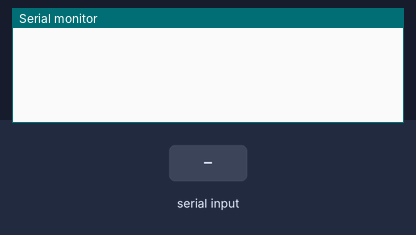
Bench run of a sketch on a simulated Arduino Uno, built with avr-gcc and run on an emulated ATmega328P. Shown: the last lines printed to the serial monitor. The inputs (shaded band) are chosen by the test bench. No radio packets arrive unless stated.

Above: at 1.2 s.
1.3 s: byte 30 received over Serial
At 2.3 s:
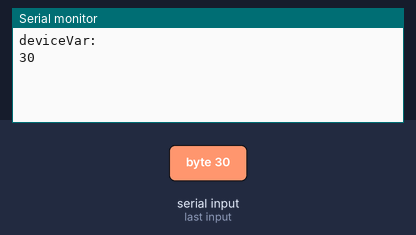
2.8 s: byte 90 received over Serial
At 3.4 s:
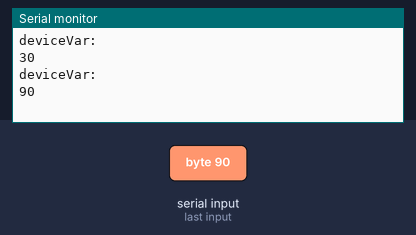
4.3 s: byte 120 received over Serial
At 5.8 s:
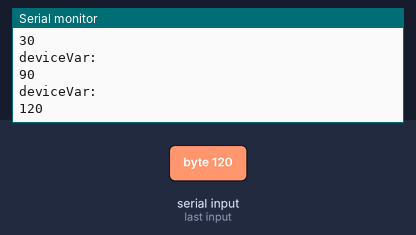

The sketch:

Transmitter2.0.ino
```cpp
/*
* Arduino Wireless Communication Tutorial
*     Example 1 - Transmitter Code
*
* by Dejan Nedelkovski, www.HowToMechatronics.com
*
* Library: TMRh20/RF24, https://github.com/tmrh20/RF24/
*/

#include <SPI.h>
#include <nRF24L01.h>
#include <RF24.h>

RF24 radio(7, 8); // CE, CSN

const byte address[6] = "00001";

int data;

void setup() {
  radio.begin();
  radio.openWritingPipe(address);
  radio.setPALevel(RF24_PA_MIN);
  radio.stopListening();

  // Start the serial communication with the baud rate of 9600 bps:
  Serial.begin(9600);
}

void loop() {
  // Check if data is available to read from the serial port:
  if (Serial.available() >= 1) {  // Wait until there is 1 byte available
    data = Serial.read();  // Read the deviceName and controlVar

    Serial.println("deviceVar: ");
    Serial.println(data);

    radio.write(&data, sizeof(data));
  }
}
```

Measured:
- after the input at 1.3 s, the serial monitor: prints a new line at once (image 1)
- after the input at 2.8 s, the serial monitor: prints a new line at once (image 2)
- after the input at 4.3 s, the serial monitor: prints a new line at once (image 3)
